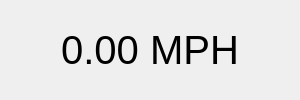
<?xml version="1.0" encoding="UTF-8"?>
<ui version="4.0">
 <class>apm_speedometer</class>
 <widget class="QWidget" name="apm_speedometer">
  <property name="geometry">
   <rect>
    <x>0</x>
    <y>0</y>
    <width>300</width>
    <height>100</height>
   </rect>
  </property>
  <property name="font">
   <font>
    <pointsize>30</pointsize>
   </font>
  </property>
  <property name="windowTitle">
   <string>Speedometer</string>
  </property>
  <layout class="QVBoxLayout" name="verticalLayout">
   <property name="spacing">
    <number>0</number>
   </property>
   <property name="margin">
    <number>0</number>
   </property>
   <item>
    <widget class="QLabel" name="speed_label">
     <property name="sizePolicy">
      <sizepolicy hsizetype="Expanding" vsizetype="Expanding">
       <horstretch>0</horstretch>
       <verstretch>0</verstretch>
      </sizepolicy>
     </property>
     <property name="text">
      <string>0.00 MPH</string>
     </property>
     <property name="alignment">
      <set>Qt::AlignCenter</set>
     </property>
    </widget>
   </item>
  </layout>
 </widget>
 <resources/>
 <connections/>
</ui>
